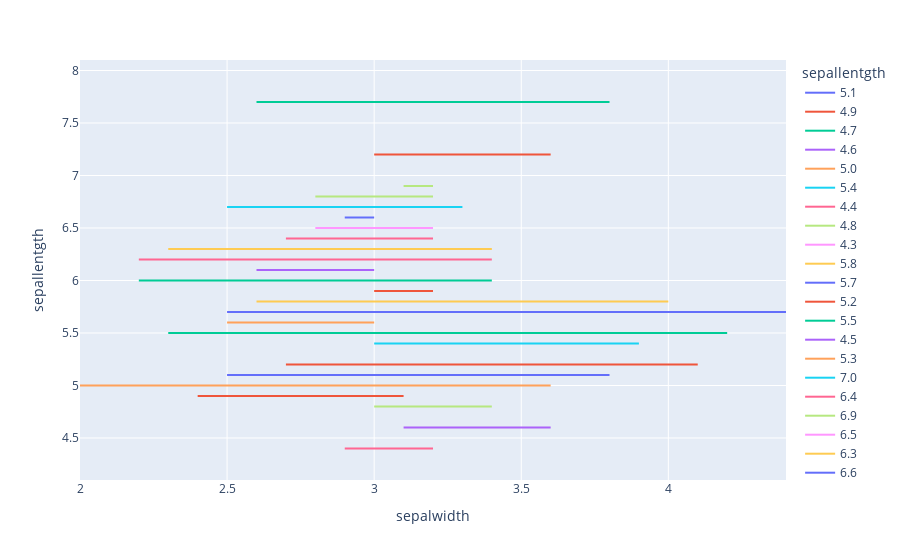

This figure's notebook cell:
### Markdown cell above
## Line plot

### Code cell
import plotly.express as px
fig = px.line(df, x = "sepalwidth",
              y = "sepallentgth" ,
              color = "sepallentgth")
fig.show()

### Figure 1 — Plotly figure (JSON) as saved in the notebook; plotly's stock layout.template omitted (floating-point values rounded to 4 significant figures)
{"data": [{"hovertemplate": "sepallentgth=%{y}<br>sepalwidth=%{x}<extra></extra>", "legendgroup": "5.1", "line": {"color": "#636efa", "dash": "solid"}, "mode": "lines", "name": "5.1", "orientation": "v", "showlegend": true, "type": "scatter", "x": [3.5, 3.5, 3.8, 3.7, 3.3, 3.4, 3.8, 3.8, 2.5], "xaxis": "x", "y": [5.1, 5.1, 5.1, 5.1, 5.1, 5.1, 5.1, 5.1, 5.1], "yaxis": "y"}, {"hovertemplate": "sepallentgth=%{y}<br>sepalwidth=%{x}<extra></extra>", "legendgroup": "4.9", "line": {"color": "#EF553B", "dash": "solid"}, "mode": "lines", "name": "4.9", "orientation": "v", "showlegend": true, "type": "scatter", "x": [3, 3.1, 3.1, 3.1, 2.4, 2.5], "xaxis": "x", "y": [4.9, 4.9, 4.9, 4.9, 4.9, 4.9], "yaxis": "y"}, {"hovertemplate": "sepallentgth=%{y}<br>sepalwidth=%{x}<extra></extra>", "legendgroup": "4.7", "line": {"color": "#00cc96", "dash": "solid"}, "mode": "lines", "name": "4.7", "orientation": "v", "showlegend": true, "type": "scatter", "x": [3.2, 3.2], "xaxis": "x", "y": [4.7, 4.7], "yaxis": "y"}, {"hovertemplate": "sepallentgth=%{y}<br>sepalwidth=%{x}<extra></extra>", "legendgroup": "4.6", "line": {"color": "#ab63fa", "dash": "solid"}, "mode": "lines", "name": "4.6", "orientation": "v", "showlegend": true, "type": "scatter", "x": [3.1, 3.4, 3.6, 3.2], "xaxis": "x", "y": [4.6, 4.6, 4.6, 4.6], "yaxis": "y"}, {"hovertemplate": "sepallentgth=%{y}<br>sepalwidth=%{x}<extra></extra>", "legendgroup": "5.0", "line": {"color": "#FFA15A", "dash": "solid"}, "mode": "lines", "name": "5.0", "orientation": "v", "showlegend": true, "type": "scatter", "x": [3.6, 3.4, 3, 3.4, 3.2, 3.5, 3.5, 3.3, 2, 2.3], "xaxis": "x", "y": [5, 5, 5, 5, 5, 5, 5, 5, 5, 5], "yaxis": "y"}, {"hovertemplate": "sepallentgth=%{y}<br>sepalwidth=%{x}<extra></extra>", "legendgroup": "5.4", "line": {"color": "#19d3f3", "dash": "solid"}, "mode": "lines", "name": "5.4", "orientation": "v", "showlegend": true, "type": "scatter", "x": [3.9, 3.7, 3.9, 3.4, 3.4, 3], "xaxis": "x", "y": [5.4, 5.4, 5.4, 5.4, 5.4, 5.4], "yaxis": "y"}, {"hovertemplate": "sepallentgth=%{y}<br>sepalwidth=%{x}<extra></extra>", "legendgroup": "4.4", "line": {"color": "#FF6692", "dash": "solid"}, "mode": "lines", "name": "4.4", "orientation": "v", "showlegend": true, "type": "scatter", "x": [2.9, 3, 3.2], "xaxis": "x", "y": [4.4, 4.4, 4.4], "yaxis": "y"}, {"hovertemplate": "sepallentgth=%{y}<br>sepalwidth=%{x}<extra></extra>", "legendgroup": "4.8", "line": {"color": "#B6E880", "dash": "solid"}, "mode": "lines", "name": "4.8", "orientation": "v", "showlegend": true, "type": "scatter", "x": [3.4, 3, 3.4, 3.1, 3], "xaxis": "x", "y": [4.8, 4.8, 4.8, 4.8, 4.8], "yaxis": "y"}, {"hovertemplate": "sepallentgth=%{y}<br>sepalwidth=%{x}<extra></extra>", "legendgroup": "4.3", "line": {"color": "#FF97FF", "dash": "solid"}, "mode": "lines", "name": "4.3", "orientation": "v", "showlegend": true, "type": "scatter", "x": [3], "xaxis": "x", "y": [4.3], "yaxis": "y"}, {"hovertemplate": "sepallentgth=%{y}<br>sepalwidth=%{x}<extra></extra>", "legendgroup": "5.8", "line": {"color": "#FECB52", "dash": "solid"}, "mode": "lines", "name": "5.8", "orientation": "v", "showlegend": true, "type": "scatter", "x": [4, 2.7, 2.7, 2.6, 2.7, 2.8, 2.7], "xaxis": "x", "y": [5.8, 5.8, 5.8, 5.8, 5.8, 5.8, 5.8], "yaxis": "y"}, {"hovertemplate": "sepallentgth=%{y}<br>sepalwidth=%{x}<extra></extra>", "legendgroup": "5.7", "line": {"color": "#636efa", "dash": "solid"}, "mode": "lines", "name": "5.7", "orientation": "v", "showlegend": true, "type": "scatter", "x": [4.4, 3.8, 2.8, 2.6, 3, 2.9, 2.8, 2.5], "xaxis": "x", "y": [5.7, 5.7, 5.7, 5.7, 5.7, 5.7, 5.7, 5.7], "yaxis": "y"}, {"hovertemplate": "sepallentgth=%{y}<br>sepalwidth=%{x}<extra></extra>", "legendgroup": "5.2", "line": {"color": "#EF553B", "dash": "solid"}, "mode": "lines", "name": "5.2", "orientation": "v", "showlegend": true, "type": "scatter", "x": [3.5, 3.4, 4.1, 2.7], "xaxis": "x", "y": [5.2, 5.2, 5.2, 5.2], "yaxis": "y"}, {"hovertemplate": "sepallentgth=%{y}<br>sepalwidth=%{x}<extra></extra>", "legendgroup": "5.5", "line": {"color": "#00cc96", "dash": "solid"}, "mode": "lines", "name": "5.5", "orientation": "v", "showlegend": true, "type": "scatter", "x": [4.2, 3.5, 2.3, 2.4, 2.4, 2.5, 2.6], "xaxis": "x", "y": [5.5, 5.5, 5.5, 5.5, 5.5, 5.5, 5.5], "yaxis": "y"}, {"hovertemplate": "sepallentgth=%{y}<br>sepalwidth=%{x}<extra></extra>", "legendgroup": "4.5", "line": {"color": "#ab63fa", "dash": "solid"}, "mode": "lines", "name": "4.5", "orientation": "v", "showlegend": true, "type": "scatter", "x": [2.3], "xaxis": "x", "y": [4.5], "yaxis": "y"}, {"hovertemplate": "sepallentgth=%{y}<br>sepalwidth=%{x}<extra></extra>", "legendgroup": "5.3", "line": {"color": "#FFA15A", "dash": "solid"}, "mode": "lines", "name": "5.3", "orientation": "v", "showlegend": true, "type": "scatter", "x": [3.7], "xaxis": "x", "y": [5.3], "yaxis": "y"}, {"hovertemplate": "sepallentgth=%{y}<br>sepalwidth=%{x}<extra></extra>", "legendgroup": "7.0", "line": {"color": "#19d3f3", "dash": "solid"}, "mode": "lines", "name": "7.0", "orientation": "v", "showlegend": true, "type": "scatter", "x": [3.2], "xaxis": "x", "y": [7], "yaxis": "y"}, {"hovertemplate": "sepallentgth=%{y}<br>sepalwidth=%{x}<extra></extra>", "legendgroup": "6.4", "line": {"color": "#FF6692", "dash": "solid"}, "mode": "lines", "name": "6.4", "orientation": "v", "showlegend": true, "type": "scatter", "x": [3.2, 2.9, 2.7, 3.2, 2.8, 2.8, 3.1], "xaxis": "x", "y": [6.4, 6.4, 6.4, 6.4, 6.4, 6.4, 6.4], "yaxis": "y"}, {"hovertemplate": "sepallentgth=%{y}<br>sepalwidth=%{x}<extra></extra>", "legendgroup": "6.9", "line": {"color": "#B6E880", "dash": "solid"}, "mode": "lines", "name": "6.9", "orientation": "v", "showlegend": true, "type": "scatter", "x": [3.1, 3.2, 3.1, 3.1], "xaxis": "x", "y": [6.9, 6.9, 6.9, 6.9], "yaxis": "y"}, {"hovertemplate": "sepallentgth=%{y}<br>sepalwidth=%{x}<extra></extra>", "legendgroup": "6.5", "line": {"color": "#FF97FF", "dash": "solid"}, "mode": "lines", "name": "6.5", "orientation": "v", "showlegend": true, "type": "scatter", "x": [2.8, 3, 3.2, 3, 3], "xaxis": "x", "y": [6.5, 6.5, 6.5, 6.5, 6.5], "yaxis": "y"}, {"hovertemplate": "sepallentgth=%{y}<br>sepalwidth=%{x}<extra></extra>", "legendgroup": "6.3", "line": {"color": "#FECB52", "dash": "solid"}, "mode": "lines", "name": "6.3", "orientation": "v", "showlegend": true, "type": "scatter", "x": [3.3, 2.5, 2.3, 3.3, 2.9, 2.7, 2.8, 3.4, 2.5], "xaxis": "x", "y": [6.3, 6.3, 6.3, 6.3, 6.3, 6.3, 6.3, 6.3, 6.3], "yaxis": "y"}, {"hovertemplate": "sepallentgth=%{y}<br>sepalwidth=%{x}<extra></extra>", "legendgroup": "6.6", "line": {"color": "#636efa", "dash": "solid"}, "mode": "lines", "name": "6.6", "orientation": "v", "showlegend": true, "type": "scatter", "x": [2.9, 3], "xaxis": "x", "y": [6.6, 6.6], "yaxis": "y"}, {"hovertemplate": "sepallentgth=%{y}<br>sepalwidth=%{x}<extra></extra>", "legendgroup": "5.9", "line": {"color": "#EF553B", "dash": "solid"}, "mode": "lines", "name": "5.9", "orientation": "v", "showlegend": true, "type": "scatter", "x": [3, 3.2, 3], "xaxis": "x", "y": [5.9, 5.9, 5.9], "yaxis": "y"}, {"hovertemplate": "sepallentgth=%{y}<br>sepalwidth=%{x}<extra></extra>", "legendgroup": "6.0", "line": {"color": "#00cc96", "dash": "solid"}, "mode": "lines", "name": "6.0", "orientation": "v", "showlegend": true, "type": "scatter", "x": [2.2, 2.9, 2.7, 3.4, 2.2, 3], "xaxis": "x", "y": [6, 6, 6, 6, 6, 6], "yaxis": "y"}, {"hovertemplate": "sepallentgth=%{y}<br>sepalwidth=%{x}<extra></extra>", "legendgroup": "6.1", "line": {"color": "#ab63fa", "dash": "solid"}, "mode": "lines", "name": "6.1", "orientation": "v", "showlegend": true, "type": "scatter", "x": [2.9, 2.8, 2.8, 3, 3, 2.6], "xaxis": "x", "y": [6.1, 6.1, 6.1, 6.1, 6.1, 6.1], "yaxis": "y"}, {"hovertemplate": "sepallentgth=%{y}<br>sepalwidth=%{x}<extra></extra>", "legendgroup": "5.6", "line": {"color": "#FFA15A", "dash": "solid"}, "mode": "lines", "name": "5.6", "orientation": "v", "showlegend": true, "type": "scatter", "x": [2.9, 3, 2.5, 3, 2.7, 2.8], "xaxis": "x", "y": [5.6, 5.6, 5.6, 5.6, 5.6, 5.6], "yaxis": "y"}, {"hovertemplate": "sepallentgth=%{y}<br>sepalwidth=%{x}<extra></extra>", "legendgroup": "6.7", "line": {"color": "#19d3f3", "dash": "solid"}, "mode": "lines", "name": "6.7", "orientation": "v", "showlegend": true, "type": "scatter", "x": [3.1, 3, 3.1, 2.5, 3.3, 3.1, 3.3, 3], "xaxis": "x", "y": [6.7, 6.7, 6.7, 6.7, 6.7, 6.7, 6.7, 6.7], "yaxis": "y"}, {"hovertemplate": "sepallentgth=%{y}<br>sepalwidth=%{x}<extra></extra>", "legendgroup": "6.2", "line": {"color": "#FF6692", "dash": "solid"}, "mode": "lines", "name": "6.2", "orientation": "v", "showlegend": true, "type": "scatter", "x": [2.2, 2.9, 2.8, 3.4], "xaxis": "x", "y": [6.2, 6.2, 6.2, 6.2], "yaxis": "y"}, {"hovertemplate": "sepallentgth=%{y}<br>sepalwidth=%{x}<extra></extra>", "legendgroup": "6.8", "line": {"color": "#B6E880", "dash": "solid"}, "mode": "lines", "name": "6.8", "orientation": "v", "showlegend": true, "type": "scatter", "x": [2.8, 3, 3.2], "xaxis": "x", "y": [6.8, 6.8, 6.8], "yaxis": "y"}, {"hovertemplate": "sepallentgth=%{y}<br>sepalwidth=%{x}<extra></extra>", "legendgroup": "7.1", "line": {"color": "#FF97FF", "dash": "solid"}, "mode": "lines", "name": "7.1", "orientation": "v", "showlegend": true, "type": "scatter", "x": [3], "xaxis": "x", "y": [7.1], "yaxis": "y"}, {"hovertemplate": "sepallentgth=%{y}<br>sepalwidth=%{x}<extra></extra>", "legendgroup": "7.6", "line": {"color": "#FECB52", "dash": "solid"}, "mode": "lines", "name": "7.6", "orientation": "v", "showlegend": true, "type": "scatter", "x": [3], "xaxis": "x", "y": [7.6], "yaxis": "y"}, {"hovertemplate": "sepallentgth=%{y}<br>sepalwidth=%{x}<extra></extra>", "legendgroup": "7.3", "line": {"color": "#636efa", "dash": "solid"}, "mode": "lines", "name": "7.3", "orientation": "v", "showlegend": true, "type": "scatter", "x": [2.9], "xaxis": "x", "y": [7.3], "yaxis": "y"}, {"hovertemplate": "sepallentgth=%{y}<br>sepalwidth=%{x}<extra></extra>", "legendgroup": "7.2", "line": {"color": "#EF553B", "dash": "solid"}, "mode": "lines", "name": "7.2", "orientation": "v", "showlegend": true, "type": "scatter", "x": [3.6, 3.2, 3], "xaxis": "x", "y": [7.2, 7.2, 7.2], "yaxis": "y"}, {"hovertemplate": "sepallentgth=%{y}<br>sepalwidth=%{x}<extra></extra>", "legendgroup": "7.7", "line": {"color": "#00cc96", "dash": "solid"}, "mode": "lines", "name": "7.7", "orientation": "v", "showlegend": true, "type": "scatter", "x": [3.8, 2.6, 2.8, 3], "xaxis": "x", "y": [7.7, 7.7, 7.7, 7.7], "yaxis": "y"}, {"hovertemplate": "sepallentgth=%{y}<br>sepalwidth=%{x}<extra></extra>", "legendgroup": "7.4", "line": {"color": "#ab63fa", "dash": "solid"}, "mode": "lines", "name": "7.4", "orientation": "v", "showlegend": true, "type": "scatter", "x": [2.8], "xaxis": "x", "y": [7.4], "yaxis": "y"}, {"hovertemplate": "sepallentgth=%{y}<br>sepalwidth=%{x}<extra></extra>", "legendgroup": "7.9", "line": {"color": "#FFA15A", "dash": "solid"}, "mode": "lines", "name": "7.9", "orientation": "v", "showlegend": true, "type": "scatter", "x": [3.8], "xaxis": "x", "y": [7.9], "yaxis": "y"}], "layout": {"legend": {"title": {"text": "sepallentgth"}, "tracegroupgap": 0}, "margin": {"t": 60}, "xaxis": {"anchor": "y", "domain": [0, 1], "title": {"text": "sepalwidth"}}, "yaxis": {"anchor": "x", "categoryarray": [7.9, 7.4, 7.7, 7.2, 7.3, 7.6, 7.1, 6.8, 6.2, 6.7, 5.6, 6.1, 6, 5.9, 6.6, 6.3, 6.5, 6.9, 6.4, 7, 5.3, 4.5, 5.5, 5.2, 5.7, 5.8, 4.3, 4.8, 4.4, 5.4, 5, 4.6, 4.7, 4.9, 5.1], "categoryorder": "array", "domain": [0, 1], "title": {"text": "sepallentgth"}}}}
